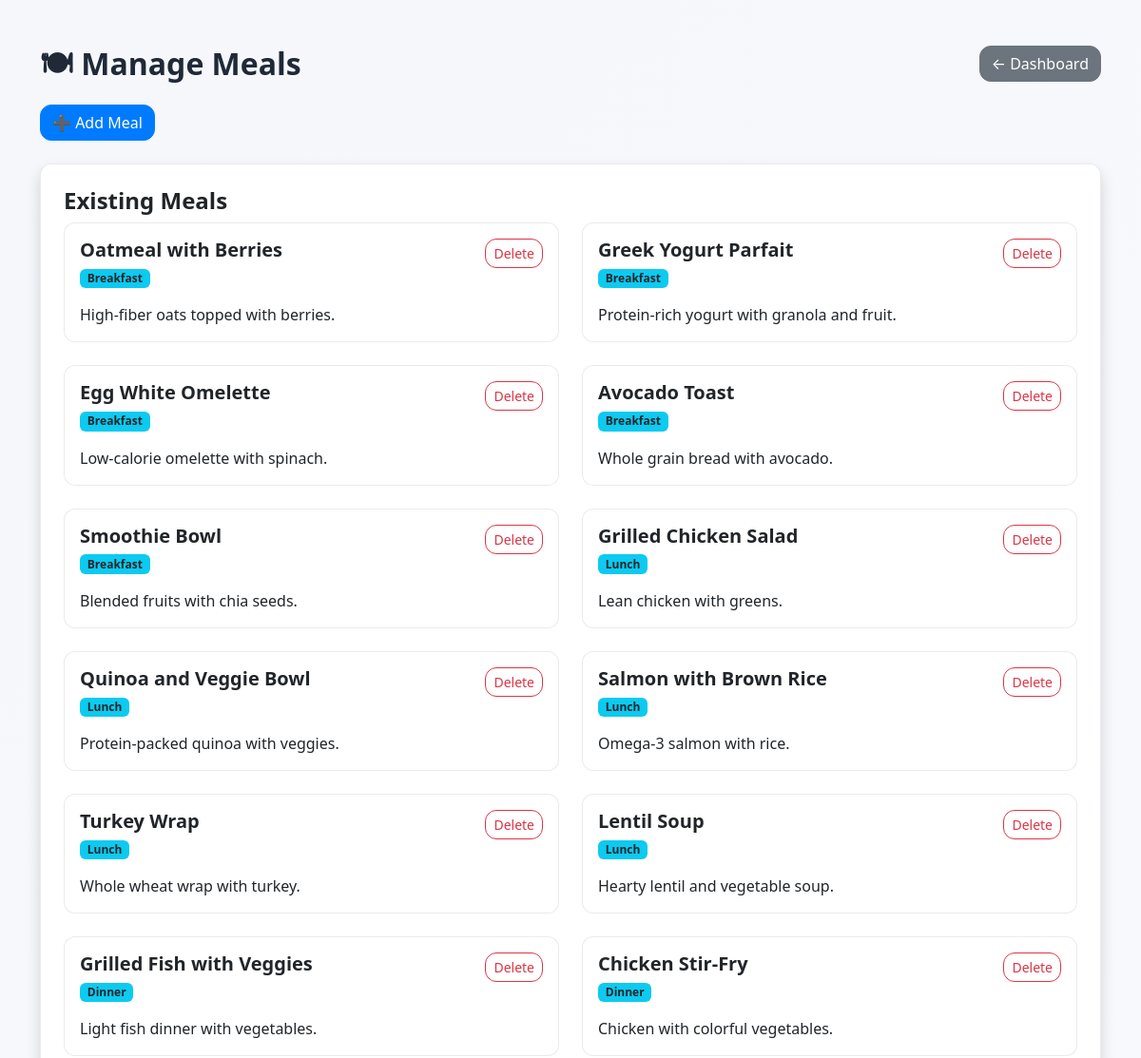
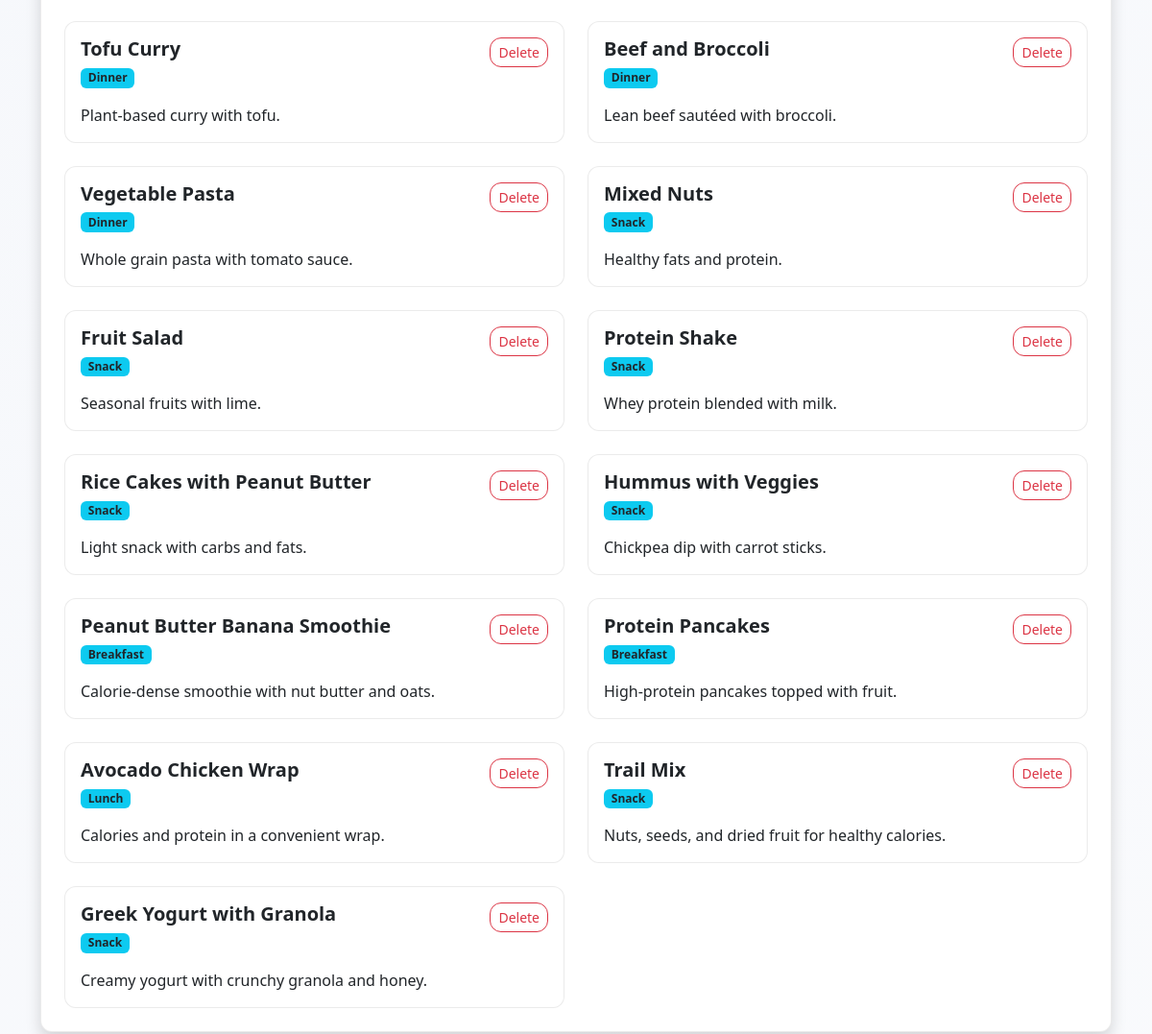
/admin/meals.php (signed in), run on the app's committed database (2 pictures, top to bottom).
### tables this page shows
CREATE TABLE IF NOT EXISTS meal_templates (
  id INT AUTO_INCREMENT PRIMARY KEY,
  title VARCHAR(150) NOT NULL,
  description TEXT NOT NULL,
  category VARCHAR(50) NOT NULL,
  bmi_min DECIMAL(5,2) DEFAULT NULL,
  bmi_max DECIMAL(5,2) DEFAULT NULL,
  created_at TIMESTAMP DEFAULT CURRENT_TIMESTAMP
);

### admin/meals.php (the view, shortened to what this page needs)
<?php
include("../includes/db.php");
$result = $conn->query("SELECT id, title, description, category FROM meal_templates ORDER BY created_at DESC");
$meals = $result->fetch_all(MYSQLI_ASSOC);
?>
<!DOCTYPE html>
<html>
<head>
  <link href="https://cdn.jsdelivr.net/npm/bootstrap@5.3.2/dist/css/bootstrap.min.css" rel="stylesheet">
  <link rel="stylesheet" href="../assets/css/style.css">
</head>
<body>
  <div class="container py-5" data-reveal>
    <div class="d-flex justify-content-between align-items-center mb-4">
      <h2 class="mb-0">🍽 Manage Meals</h2>
      <div class="d-flex gap-2 align-items-center">
        <a href="dashboard.php" class="btn btn-secondary">← Dashboard</a>
      </div>
    </div>
    <button class="btn btn-primary mb-4" data-bs-toggle="modal" data-bs-target="#addMealModal">
      ➕ Add Meal
    </button>
    <div class="card p-4 shadow">
      <h4>Existing Meals</h4>
      <?php if (empty($meals)): ?>
        <p class="text-muted">No meals added yet.</p>
      <?php else: ?>
        <div class="row row-cols-1 row-cols-md-2 g-4">
          <?php foreach ($meals as $meal): ?>
            <div class="col">
              <div class="card h-100">
                <div class="card-body d-flex flex-column">
                  <div class="d-flex justify-content-between align-items-start">
                    <div>
                      <h5 class="card-title mb-1"><?= htmlspecialchars($meal['title']) ?></h5>
                      <span class="badge bg-info text-dark"><?= htmlspecialchars($meal['category']) ?></span>
                    </div>
                    <button type="button" class="btn btn-sm btn-outline-danger delete-meal-btn"
                      data-meal-id="<?= $meal['id'] ?>"
                      data-meal-title="<?= htmlspecialchars($meal['title'], ENT_QUOTES) ?>">
                      Delete
                    </button>
                  </div>
                  <p class="card-text mt-3 mb-0"><?= htmlspecialchars($meal['description']) ?></p>
                </div>
              </div>
            </div>
          <?php endforeach; ?>
        </div>
      <?php endif; ?>
    </div>
  </div>
</body>
</html>

### assets/css/style.css (style rules this page uses)
body { font-family: "Segoe UI", system-ui, -apple-system, BlinkMacSystemFont, "Segoe UI", sans-serif; background: var(--bg); color: var(--text); }
h1, h2, h3, h4, h5, h6 { font-weight: 700; }
.card { border-radius: 12px; background: var(--surface); border: 1px solid rgba(0, 0, 0, 0.08); }
.btn { border-radius: 0.75rem; }
.btn-primary { background-color: var(--primary); border-color: var(--primary); }
a { color: var(--primary); }
body { background: linear-gradient(135deg, var(--bg), var(--surface)); background-size: 250% 250%; animation: gradientShift 16s ease infinite; }
[data-reveal] { opacity: 0; transform: translateY(18px); transition: opacity 0.6s ease, transform 0.6s ease; }
[data-reveal].visible { opacity: 1; transform: translateY(0); }

### data on the page
meal_templates: title "Oatmeal with Berries", category "Breakfast", description "High-fiber oats topped with berries."
meal_templates: title "Greek Yogurt Parfait", category "Breakfast", description "Protein-rich yogurt with granola and fruit."
meal_templates: title "Egg White Omelette", category "Breakfast", description "Low-calorie omelette with spinach."
meal_templates: title "Avocado Toast", category "Breakfast", description "Whole grain bread with avocado."
meal_templates: title "Smoothie Bowl", category "Breakfast", description "Blended fruits with chia seeds."
meal_templates: title "Grilled Chicken Salad", category "Lunch", description "Lean chicken with greens."
meal_templates: title "Quinoa and Veggie Bowl", category "Lunch", description "Protein-packed quinoa with veggies."
meal_templates: title "Salmon with Brown Rice", category "Lunch", description "Omega-3 salmon with rice."
meal_templates: title "Turkey Wrap", category "Lunch", description "Whole wheat wrap with turkey."
meal_templates: title "Lentil Soup", category "Lunch", description "Hearty lentil and vegetable soup."
meal_templates: title "Grilled Fish with Veggies", category "Dinner", description "Light fish dinner with vegetables."
meal_templates: title "Chicken Stir-Fry", category "Dinner", description "Chicken with colorful vegetables."
meal_templates: title "Tofu Curry", category "Dinner", description "Plant-based curry with tofu."
meal_templates: title "Beef and Broccoli", category "Dinner", description "Lean beef sautéed with broccoli."
meal_templates: title "Vegetable Pasta", category "Dinner", description "Whole grain pasta with tomato sauce."
meal_templates: title "Mixed Nuts", category "Snack", description "Healthy fats and protein."
meal_templates: title "Fruit Salad", category "Snack", description "Seasonal fruits with lime."
meal_templates: title "Protein Shake", category "Snack", description "Whey protein blended with milk."
meal_templates: title "Rice Cakes with Peanut Butter", category "Snack", description "Light snack with carbs and fats."
meal_templates: title "Hummus with Veggies", category "Snack", description "Chickpea dip with carrot sticks."
meal_templates: title "Peanut Butter Banana Smoothie", category "Breakfast", description "Calorie-dense smoothie with nut butter and oats."
meal_templates: title "Protein Pancakes", category "Breakfast", description "High-protein pancakes topped with fruit."
meal_templates: title "Avocado Chicken Wrap", category "Lunch", description "Calories and protein in a convenient wrap."
meal_templates: title "Trail Mix", category "Snack", description "Nuts, seeds, and dried fruit for healthy calories."
meal_templates: title "Greek Yogurt with Granola", category "Snack", description "Creamy yogurt with crunchy granola and honey."
